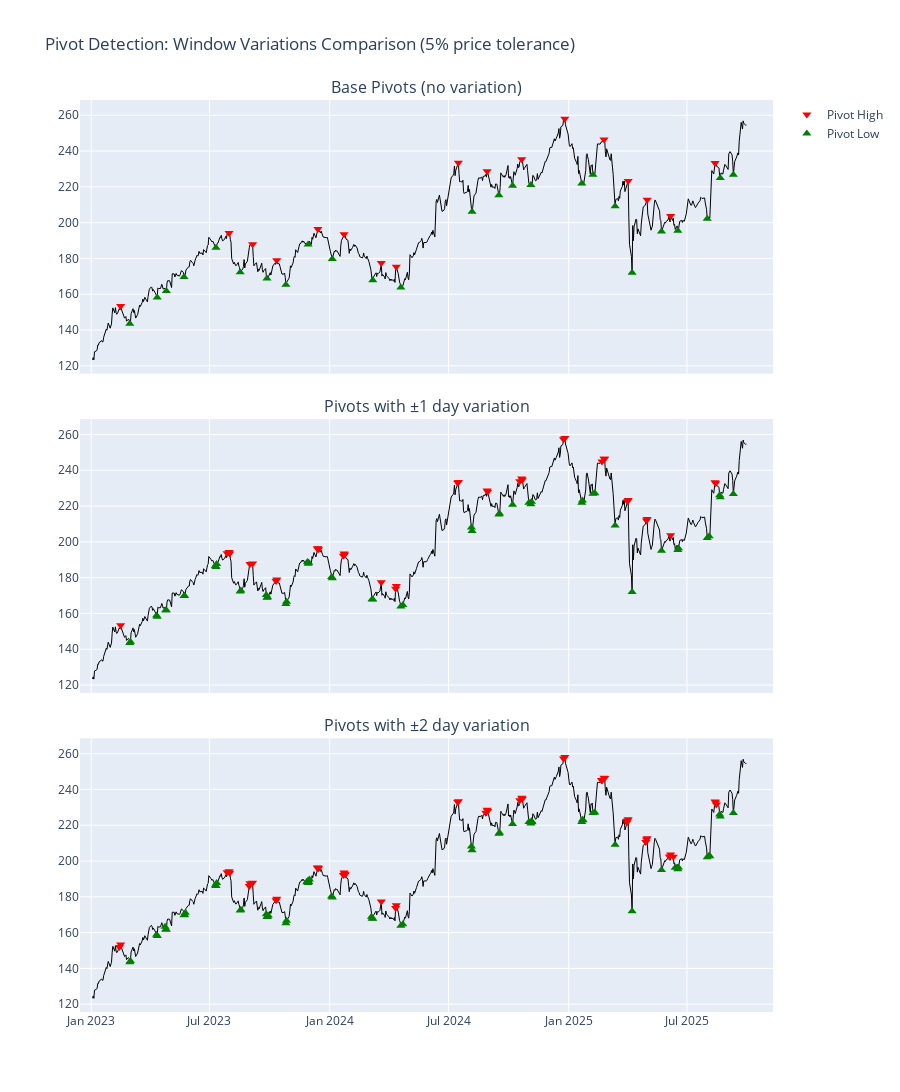

Here is the notebook cell this chart was saved with:
### Markdown cell above
## 1.1 Pivot Points with Window Variations

Extended pivot detection allowing ±1 and ±2 day tolerance around base pivots. Adjacent days marked as pivots only if close price within 5% of base pivot (price_tolerance default).

### Code cell
# Test different window variations
pivot_high_var1, pivot_low_var1 = find_pivots(df, lb=8, rb=13, use_close=True, 
                                               window_variations=[-1, 1])
pivot_high_var2, pivot_low_var2 = find_pivots(df, lb=8, rb=13, use_close=True, 
                                               window_variations=[-2, -1, 1, 2])

# Create comparison figure
fig = make_subplots(rows=3, cols=1, shared_xaxes=True, vertical_spacing=0.05,
                    subplot_titles=('Base Pivots (no variation)', 
                                    'Pivots with ±1 day variation',
                                    'Pivots with ±2 day variation'))

# Row 1: Base pivots
fig.add_trace(go.Scatter(x=df['date'], y=df['close'], name='Close',
                        line=dict(color='black', width=1), showlegend=False), row=1, col=1)
pivot_highs_base = df[df['PivotHigh'] == 1]
pivot_lows_base = df[df['PivotLow'] == 1]
fig.add_trace(go.Scatter(x=pivot_highs_base['date'], y=pivot_highs_base['close'],
                        mode='markers', name='Pivot High',
                        marker=dict(color='red', size=8, symbol='triangle-down')), row=1, col=1)
fig.add_trace(go.Scatter(x=pivot_lows_base['date'], y=pivot_lows_base['close'],
                        mode='markers', name='Pivot Low',
                        marker=dict(color='green', size=8, symbol='triangle-up')), row=1, col=1)

# Row 2: ±1 variation
fig.add_trace(go.Scatter(x=df['date'], y=df['close'], name='Close',
                        line=dict(color='black', width=1), showlegend=False), row=2, col=1)
pivot_highs_var1 = df[pivot_high_var1 == 1]
pivot_lows_var1 = df[pivot_low_var1 == 1]
fig.add_trace(go.Scatter(x=pivot_highs_var1['date'], y=pivot_highs_var1['close'],
                        mode='markers', name='Pivot High ±1',
                        marker=dict(color='red', size=8, symbol='triangle-down'), showlegend=False), row=2, col=1)
fig.add_trace(go.Scatter(x=pivot_lows_var1['date'], y=pivot_lows_var1['close'],
                        mode='markers', name='Pivot Low ±1',
                        marker=dict(color='green', size=8, symbol='triangle-up'), showlegend=False), row=2, col=1)

# Row 3: ±2 variation
fig.add_trace(go.Scatter(x=df['date'], y=df['close'], name='Close',
                        line=dict(color='black', width=1), showlegend=False), row=3, col=1)
pivot_highs_var2 = df[pivot_high_var2 == 1]
pivot_lows_var2 = df[pivot_low_var2 == 1]
fig.add_trace(go.Scatter(x=pivot_highs_var2['date'], y=pivot_highs_var2['close'],
                        mode='markers', name='Pivot High ±2',
                        marker=dict(color='red', size=8, symbol='triangle-down'), showlegend=False), row=3, col=1)
fig.add_trace(go.Scatter(x=pivot_lows_var2['date'], y=pivot_lows_var2['close'],
                        mode='markers', name='Pivot Low ±2',
                        marker=dict(color='green', size=8, symbol='triangle-up'), showlegend=False), row=3, col=1)

fig.update_layout(height=1600, title_text="Pivot Detection: Window Variations Comparison (5% price tolerance)")
fig.show()

print(f"Base Pivots - Highs: {(df['PivotHigh'] == 1).sum()}, Lows: {(df['PivotLow'] == 1).sum()}")
print(f"±1 Variation - Highs: {(pivot_high_var1 == 1).sum()}, Lows: {(pivot_low_var1 == 1).sum()}")
print(f"±2 Variation - Highs: {(pivot_high_var2 == 1).sum()}, Lows: {(pivot_low_var2 == 1).sum()}")
print("\nWindow variations expand pivot labels for ML training, but only if adjacent day's close is within 5% of base pivot.")
